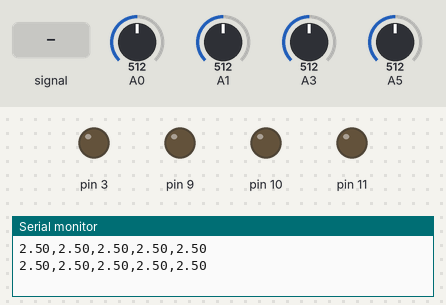
Recording of a sketch running on a simulated Arduino Uno, built with avr-gcc and run on an emulated ATmega328P. On the bench: output pins drawn as LEDs (lit = HIGH), the last lines printed to the serial monitor. The test bench sets the inputs (shaded band); at power-on: A1 = 512, A3 = 512, A5 = 512, A0 = 512.

Above: at 1.2 s.
1.3 s: A0 fed a 2 Hz sine of ±306 counts around its level
At 3.58 s:
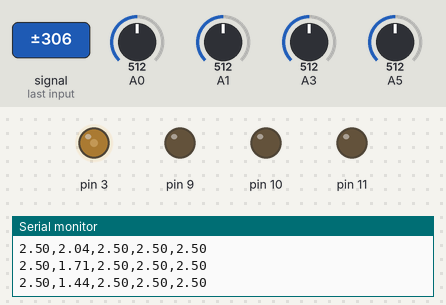
4.3 s: A1 set to 716
At 5.02 s:
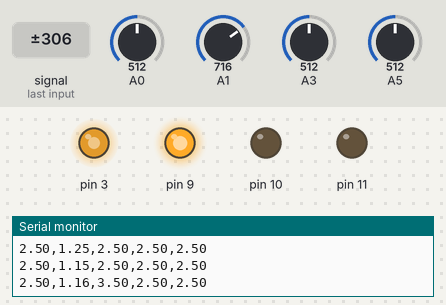
7.3 s: A3 set to 514
At 9.32 s:
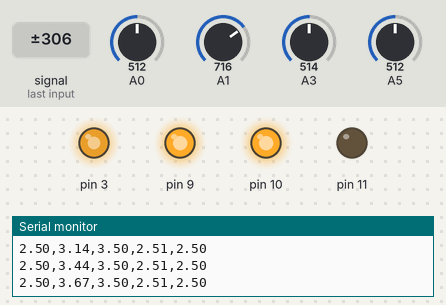
10.3 s: A5 set to 716
At 10.75 s:
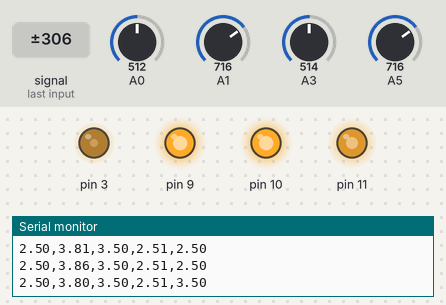
13.3 s: A0 set to 716
16.3 s: A3 set to 306
At 16.97 s:
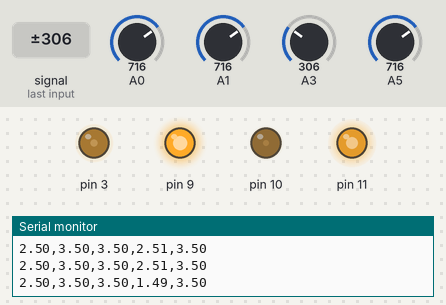
Timing chart, 0 to 22.5 s (numbered marks = the images above; inputs shaded):
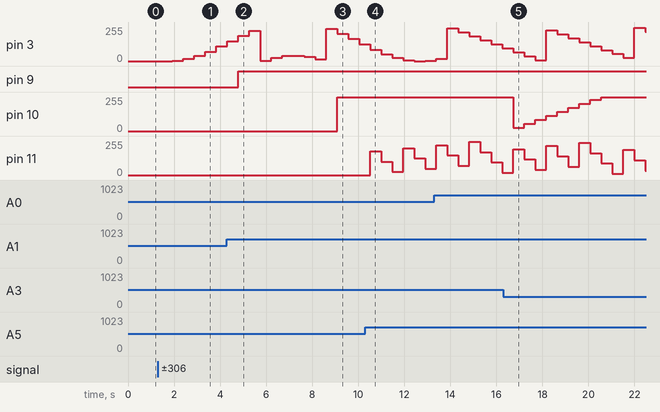

The sketch:

PID_test.ino
```cpp
#define Kp 30
#define Ki 100
#define Kd 0.3
#define target 2.5

#define AA

float duty = 0;
#ifdef AA
float duty2 = 0;
float duty3 = 0;
float duty4 = 0;
#endif
void Duty_control();

void setup()
{
    Serial.begin(9600); // initialize Serial communication
    pinMode(3, OUTPUT);
#ifdef AA
    pinMode(9, OUTPUT);
    pinMode(10, OUTPUT);
    pinMode(11, OUTPUT);
#endif
}

void loop()
{
    Duty_control();
}

void Duty_control()
{
    static float vol = 0;
    static unsigned long preTime = 0;
    static float preP = 0;
    double dt;
    float P, I, D;
#ifdef AA
    static float vol2 = 0;
    static unsigned long preTime2 = 0;
    static float preP2 = 0;
    float P2, I2, D2;

    static float vol3 = 0;
    static unsigned long preTime3 = 0;
    static float preP3 = 0;
    float P3, I3, D3;

    static float vol4 = 0;
    static unsigned long preTime4 = 0;
    static float preP4 = 0;
    float P4, I4, D4;
#endif

    analogWrite(3, duty);
#ifdef AA
    analogWrite(9, duty2);
    analogWrite(10, duty3);
    analogWrite(11, duty4);
#endif

    for (int i = 0; i < 1000; i++)
    {
        vol += analogRead(A0);
    }
    vol = (vol / 1000.0f) * 5.0f / 1024.0f;
    dt = (micros() - preTime) / (double)1000000;
    preTime = micros();

    P = target - vol;
    //  I += P * dt;
    //  D  = (P - preP) / dt;
    preP = P;
    duty += Kp * P;

#ifdef AA
    for (int i = 0; i < 1000; i++)
    {
        vol2 += analogRead(A1);
    }
    vol2 = (vol2 / 1000.0f) * 5.0f / 1024.0f;
    dt = (micros() - preTime2) / (double)1000000;
    preTime2 = micros();

    P2 = target - vol2;
    I2 += P2 * dt;
    //  D2  = (P2 - preP2) / dt;
    //  preP2 = P2;
    duty2 += Kp * P2 + Ki * I2;

    for (int i = 0; i < 1000; i++)
    {
        vol3 += analogRead(A3);
    }
    vol3 = (vol3 / 1000.0f) * 5.0f / 1024.0f;
    dt = (micros() - preTime3) / (double)1000000;
    preTime3 = micros();

    P3 = target - vol3;
    //  I3 += P3 * dt;
    D3 = (P3 - preP3) / dt;
    preP3 = P3;
    duty3 += Kp * P3 + Kd * D3;

    for (int i = 0; i < 1000; i++)
    {
        vol4 += analogRead(A5);
    }
    vol4 = (vol4 / 1000.0f) * 5.0f / 1024.0f;
    dt = (micros() - preTime4) / (double)1000000;
    preTime4 = micros();

    P4 = target - vol4;
    I4 += P4 * dt;
    D4 = (P4 - preP4) / dt;
    preP4 = P4;
    duty4 += Kp * P4 + Ki * I4 + Kd * D4;

#endif

    Serial.print(target);
    Serial.print(",");
    Serial.print(vol);
#ifdef AA
    Serial.print(",");
    Serial.print(vol2);
    Serial.print(",");
    Serial.print(vol3);
    Serial.print(",");
    Serial.println(vol4);
#endif
}
```

Measured:
- the behaviour switches between 513 and 514 on A3 (found by bisection; images 2 and 3)
- after the input at 1.3 s, pin 3: moves from 0/255 to 109/255 over 1.9 s, starting after 0.61 s
- after the input at 4.3 s, pin 9: LOW → HIGH after 0.48 s
- after the input at 7.3 s, pin 10: 0/255 → 255/255 after 1.8 s
- after the input at 10.3 s, pin 11: ramps from 202/255 to 23/255 and jumps back, once every 1.4 s
- after the input at 16.3 s, pin 10: 255/255 → 25/255 after 0.44 s, → 55/255 0.48 s later, → 85/255 0.48 s later, → 115/255 0.48 s later, … (9 changes in this stretch)
